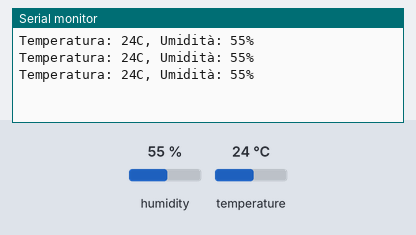
The sketch below on a simulated Arduino Uno, built with avr-gcc and run on an emulated ATmega328P. Parts: the last lines printed to the serial monitor. Inputs (shaded band) come from the test bench; at power-on: humidity 55 %, temperature 24 °C.

Above: at 2.8 s.
2.9 s: humidity set to 22 %
At 5.5 s:
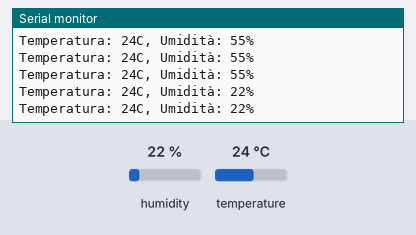
5.6 s: temperature set to 12 °C
At 6.9 s:
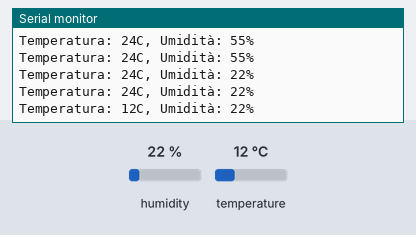
8.3 s: humidity set to 40 %
At 10.0 s:
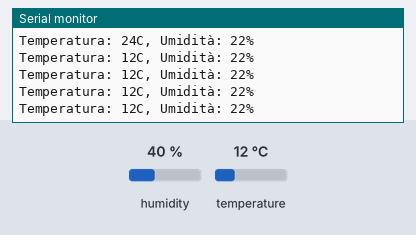
Timing chart, 0 to 11.5 s (numbered marks = the images above; inputs shaded):
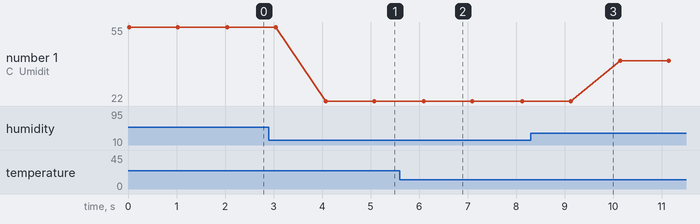

Measured:
- after the input at 2.9 s, the serial monitor: prints a new line after 1.2 s (image 1)
- after the input at 5.6 s, the serial monitor: prints a new line after 0.50 s (image 2)
- plotted number 1: 55 → 22 after the input at 2.9 s, 22 → 40 after the input at 8.3 s

The sketch:

code_6.ino
```cpp
#include "DHT.h"
#define DHTPIN 2
#define DHTTYPE DHT11

DHT dht(DHTPIN, DHTTYPE);

void setup() {
  Serial.begin(9600);

  dht.begin();

}

void loop() {
  int h = dht.readHumidity();
  int t = dht.readTemperature();


  Serial.print("Temperatura: ");
  Serial.print(t);
  Serial.print("C, Umidità: ");
  Serial.print(h);
  Serial.println("%");

  delay(1000);

}
```
